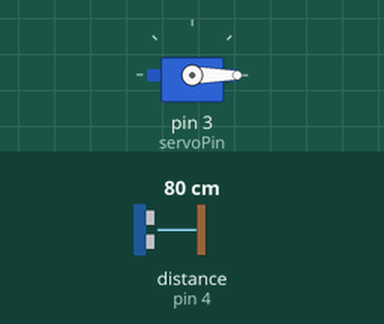
Recording of a sketch running on a simulated Arduino Uno, built with avr-gcc and run on an emulated ATmega328P. Parts: servo. Wiring (inferred from the names in the program): ultrasonic range finder: trigger pin 5; echo pin 4. The inputs (shaded band) are chosen by the test bench; at power-on: distance to the obstacle (sensor on pin 4) 80 cm. The echo pulse lasts 58.3 µs per cm.

Above: at 1.2 s.
1.3 s: distance to the obstacle (sensor on pin 4) set to 12 cm
2.8 s: distance to the obstacle (sensor on pin 4) set to 9 cm
At 3.7 s:
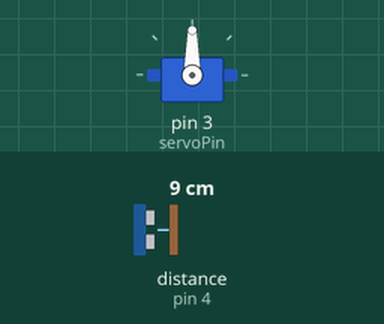
7.6 s: distance to the obstacle (sensor on pin 4) set to 2 cm
Timing chart, 0 to 11.6 s (numbered marks = the images above; inputs shaded):
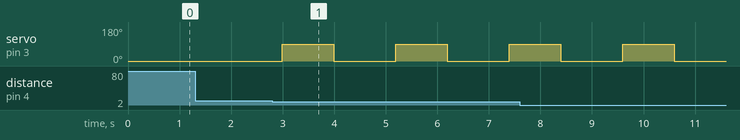

The sketch:

sanitizer.ino
```cpp
#include <Servo.h>  //Import the servo library
Servo myservo;      //Create a servo object to control the servo motor

const int trigPin = 5; //Trigger Pin of the Ultrasonic Sensor
const int echoPin = 4; //Echo Pin of the Ultrasonic Sensor

const int servoPin = 3; //The pin the servo motor is connected to

const int maxDistance = 2; //How close (in inches) a hand should be to dispense soap

//Runs once at startup
void setup() {
  pinMode(trigPin, OUTPUT);
  pinMode(echoPin, INPUT);

  myservo.attach(servoPin, 700, 2400);  //Assign the servo motor on pin 3 to the servo object
  myservo.write(0); //Zero the servo
}

//Loops repeatedly
void loop() {
  if (readDistance() <= maxDistance) {
    dispense();
  }

  delay(100);
}

//Read the distance from the ultrasonic sensor (in inches)
long readDistance() {
  long duration;

  digitalWrite(trigPin, LOW);
  delayMicroseconds(20);
  digitalWrite(trigPin, HIGH);
  delayMicroseconds(100);
  digitalWrite(trigPin, LOW);

  duration = pulseIn(echoPin, HIGH);
  return duration / 100/2 ;
}

//Dispense one pump of soap using the servo motor
void dispense() {
  delay(100);
  myservo.write(90);
  delay(1000);
  myservo.write(0);
  delay(1000);
}
```

Measured:
- the behaviour switches between 11 and 10 cm on distance to the obstacle (sensor on pin 4) (found by bisection; images 0 and 1)
- after the input at 1.3 s, every drawn part: stays the same
- after the input at 2.8 s, servo on pin 3 (servoPin): alternates 90° for 1.0 s and 0° for 1.2 s, starting after 0.19 s
